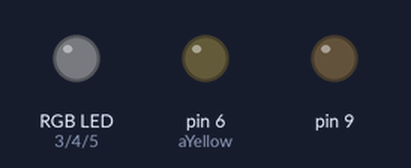
Simulated run of this sketch. Board: Arduino Uno, built with avr-gcc and run on an emulated ATmega328P. On the bench: an RGB LED mixed from three pins (HIGH = lit), output pins drawn as LEDs (lit = HIGH). Random numbers use the default seed unless the sketch sets one.

Above: at 0.15 s.
Timing chart, 0 to 1.6 s (numbered marks = the images above):
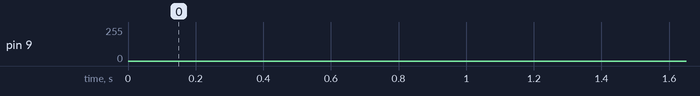

The sketch:

FadingFourLED.ino
```cpp
int aRed = 3;
int aGreen = 4;
int aBlue = 5;
int aYellow = 6;
int pinOn = 3;

void setup() {
  pinMode(aRed, OUTPUT);
  pinMode(aGreen, OUTPUT);
  pinMode(aBlue, OUTPUT);
  pinMode(aYellow, OUTPUT);
}

void loop() {

  int tmp = 3;
  while((tmp = random(3, 7)) == pinOn);

  pinOn = tmp;
  if(tmp == 4){
    fadeIn(9);
    fadeOut(9);

  }else{
    fadeIn(pinOn);
    fadeOut(pinOn);
  }

}

void fadeIn(int pinOn){
   for(int intensity=0; intensity<=255; intensity += 1){
     analogWrite(pinOn, intensity);
     delay(1);
   }

}

void fadeOut(int pinOn){
   for(int intensity=255 ;intensity >=0; intensity -= 1){
     analogWrite(pinOn, intensity);
     delay(1);
   }
}
```
